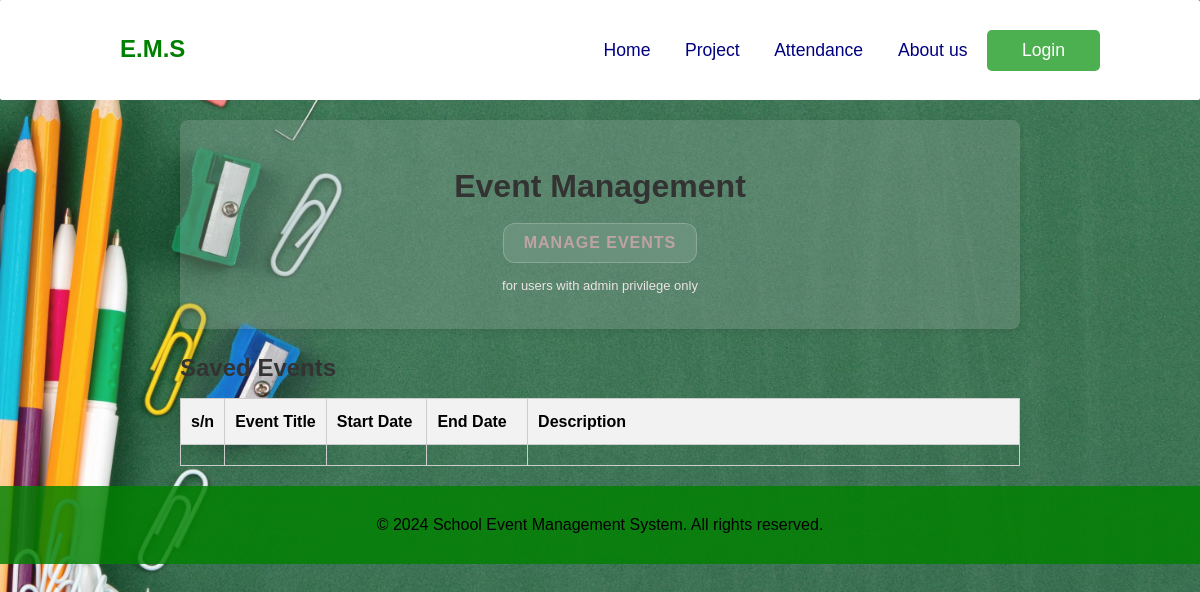
Page /public/events on the earlier database version.
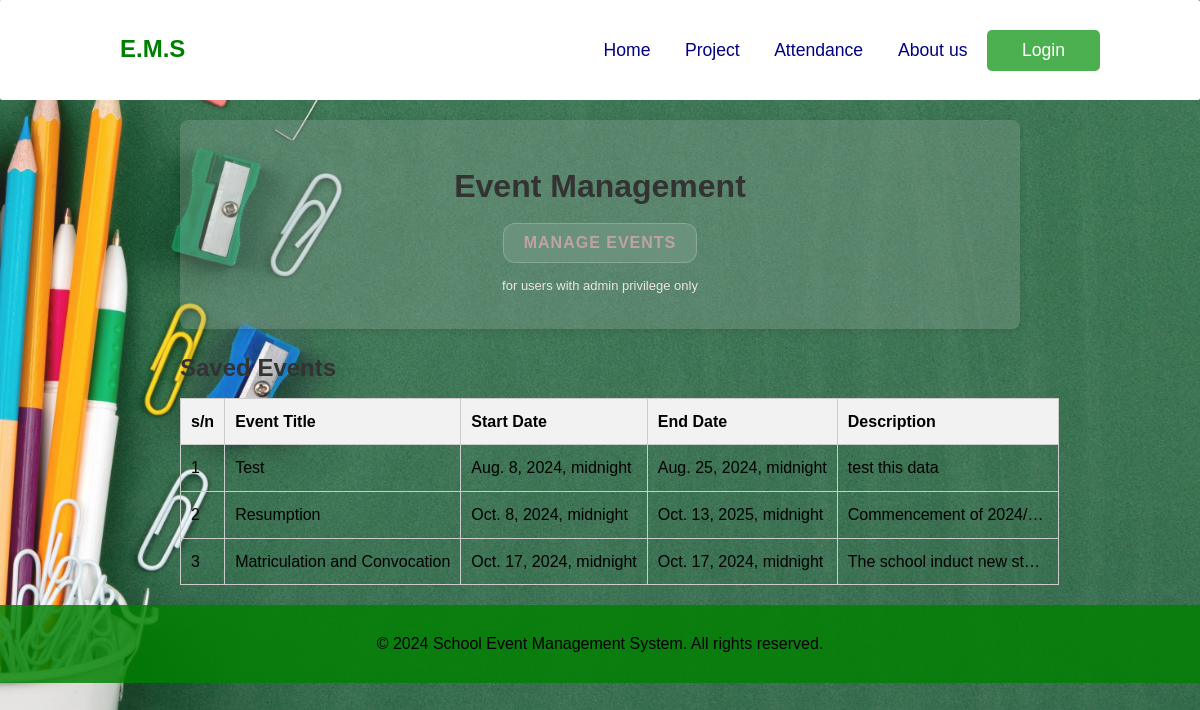
Same page on the later database version.
### sems_admin/models.py (models this page shows)
class Event(models.Model):
    event_title = models.CharField(max_length=100)
    event_start_date = models.DateTimeField()
    event_end_date = models.DateTimeField()
    event_description = models.TextField()
    created_at = models.DateTimeField(auto_now_add=True)
    updated_at = models.DateTimeField(auto_now=True)

### students/views.py (the view)
# urls.py: path("public/events", views.event, name="event"),
def event(request):
    all_events = Event.objects.all()
    return render(request, 'event.html', {'events': all_events})

### sems_admin/templates/event.html (shortened to what this page needs)
    {% extends 'index.html' %}
    {% load static %}
    {% block header %}
        <link rel="stylesheet" href="{% static 'styles/event.css' %}">
        <link rel="stylesheet" href="{% static 'styles/delete.css' %}">
    {% endblock %}
    {% block content %}
    <div class="content">
        <h1>Event Management</h1>
        <button id="openModalBtn">Manage Events</button>
        <p>for users with admin privilege only</p>
    </div>
    <div class="events-list" id="eventsList">
        <h2>Saved Events</h2>
        <table class="events-table" id="eventsTable">
            <thead>
                <tr>
                    <th>s/n</th>
                    <th>Event Title</th>
                    <th>Start Date</th>
                    <th>End Date</th>
                    <th>Description</th>
                </tr>
            </thead>
            <tbody>
                {% if events %}
                    {% for event in events %}
                        <tr>
                            <td>{{ forloop.counter }}</td>
                            <td>{{ event.event_title }}</td>
                            <td>{{ event.event_start_date }}</td>
                            <td>{{ event.event_end_date }}</td>
                            <td class="event-description">{{ event.event_description }}</td>
                        </tr>
                    {% endfor %}
                {% else %}
                    <tr>
                        <td></td>
                        <td></td>
                        <td></td>
                        <td></td>
                        <td class="event-description"></td>
                    </tr>
                {% endif %}
            </tbody>
        </table>
    </div>
    {% endblock %}

### students/templates/index.html (shortened to what this page needs)
{% load static %}
<!DOCTYPE html>
<html lang="en">
<head>
  <link rel="stylesheet" href="{% static 'styles/index.css' %}">
</head>
<body>
  <header>
    <div class="logo_to_left">
      <h2 class="logo">E.M.S</h2>
    </div>
    <div class="head-content">
      <nav class="navigate">
        <a href="{% url 'landingPage' %}"> Home</a>
        <a href="#"> Project</a>
        <a href="attendance.html"> Attendance </a>
        <a href="about.html"> About us</a>
        <button class="btn_login"> <a href="login.html">Login</a></button>
      </nav>
      {% block header %}
      {% endblock %}
    </div>
  </header>
  {% block content %}{% endblock %}
{% block footer %}
<footer>
    <p>&copy; 2024 School Event Management System. All rights reserved.</p>
</footer>
{% endblock %}
</body>
</html>

### static/styles/index.css (style rules this page uses)
body { margin: 0; font-family: Arial, sans-serif; line-height: 1.6; background-color: #f4f4f4; }
header { background-color: white; color: navy; height: 60px; padding: 20px; padding-right: 100px; border-radius: 2px; position: relative; z-index: 10; }
.head-content { float: right; }
header nav { margin: 10px 0; }
header nav a { color: navy; text-decoration: none; margin: 0 15px; font-size: 1.1em; }
header nav .btn_login { background-color: #4CAF50; border: none; padding: 10px 20px; cursor: pointer; border-radius: 5px; font-size: 1em; }
header nav .btn_login a { color: white; text-decoration: none; }
body::before { content: ""; background-image: url(../images/Gr2.jpeg); background-size: cover; background-repeat: no-repeat; background-position: center; position: fixed; top: 0; left: 0; width: 100%; height: 100%; z-index: -1; opacity: 0.9; }
.content, #features, #benefits, #testimonials, #call-to-action { background: rgba(255, 255, 255, 0.014); margin: 20px auto; padding: 20px; max-width: 800px; border-radius: 8px; box-shadow: 0 2px 10px rgba(0, 0, 0, 0.1); text-align: center; }
h1, h2 { color: #333; margin-bottom: 10px; }
footer { text-align: center; padding: 10px 0; background-color: rgba(0, 128, 0, 0.829); }
.logo { color: green; float: left; margin: 10px 0px 0px 100px; }

### static/styles/event.css (style rules this page uses)
.content { text-align: center; padding: 20px; background-color: rgba(150, 169, 159, 0.308); }
.content p { color: rgb(236, 228, 228); font-size: small; }
.events-list { margin: 20px auto; max-width: 70%; text-align: left; }
.events-table { margin: 20px auto; width: 80%; border-collapse: collapse; text-align: left; }
.events-table th, .events-table td { border: 1px solid #ccc; padding: 10px; white-space: nowrap; }
.events-table th { background-color: #f2f2f2; }
.events-table .event-description { max-width: 200px; overflow: hidden; white-space: nowrap; text-overflow: ellipsis; }
.events-table { width: 100%; margin: 0 auto; border-collapse: collapse; }
.events-table th, .events-table td { padding: 10px; border: 1px solid #ccc; white-space: nowrap; }
.event-description { max-width: 200px; overflow: hidden; white-space: nowrap; text-overflow: ellipsis; }
.events-table td:first-child, .events-table th:first-child { width: 5%; white-space: nowrap; }
.events-table td:nth-child(2), .events-table td:nth-child(3), .events-table td:nth-child(4) { width: 12%; white-space: nowrap; }
#openModalBtn { background: rgba(255, 255, 255, 0.1); backdrop-filter: blur(10px); -webkit-backdrop-filter: blur(10px); border: 1px solid rgba(255, 255, 255, 0.2); border-radius: 12px; color: rgb(191, 163, 163); font-weight: bold; font-size: 16px; padding: 10px 20px; text-transform: uppercase; letter-spacing: 1px; cursor: pointer; transition: all 0.3s ease; }

Differences in the rows shown:
added Event: event_title "Test", event_start_date "Aug. 8, 2024, midnight", event_end_date "Aug. 25, 2024, midnight", event_description "test this data"
added Event: event_title "Resumption", event_start_date "Oct. 8, 2024, midnight", event_end_date "Oct. 13, 2025, midnight", event_description "Commencement of 2024/…"
added Event: event_title "Matriculation and Convocation", event_start_date "Oct. 17, 2024, midnight", event_end_date "Oct. 17, 2024, midnight", event_description "The school induct new st…"
